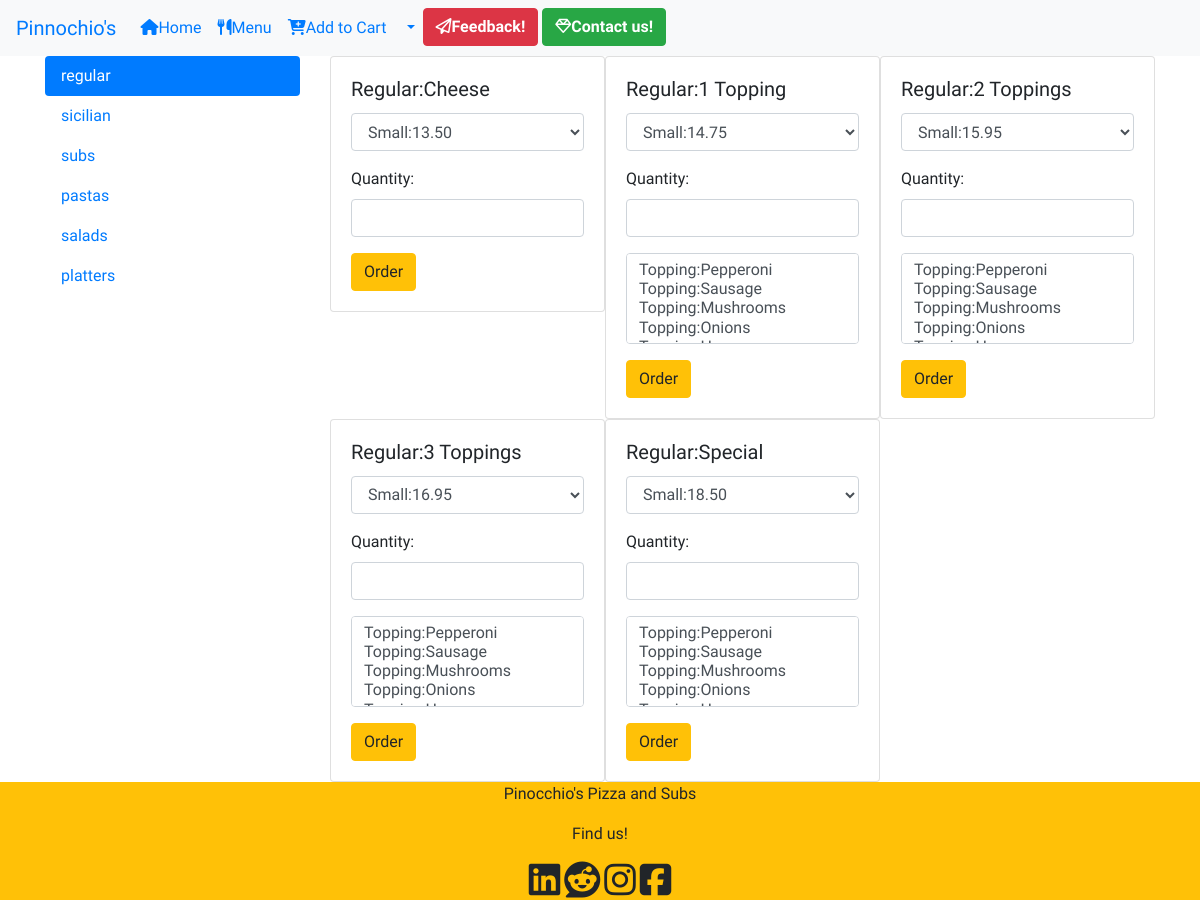
The app's page /menu/ with its own data.
### orders/models.py (models this page shows, shortened)
class RegularPizza(models.Model):
    pizza = models.ForeignKey(Category, on_delete=models.CASCADE, related_name="regularPrice")
    small = models.DecimalField(max_digits=5, decimal_places=2)
    large = models.DecimalField(max_digits=5, decimal_places=2)
    max_toppings = models.IntegerField(default=0)
    class Meta:
        verbose_name_plural="RegularPizza"

class Category(models.Model):
    categories = models.CharField(max_length=20, blank=True)
    class Meta:
        verbose_name_plural="Categories"

### orders/views.py (the view, shortened to what this page needs)
# urls.py: path('menu/', views.Menu, name="menu"),
def Menu(request):
    if request.method == 'GET':
        reg_pizza = RegularPizza.objects.all()
        sici_pizza = SicilianPizza.objects.all()
        toppings = Toppings.objects.all()
        subs = Subs.objects.all()
        extras = Extras.objects.all()
        pasta = Pastas.objects.all()
        salads = Salads.objects.all()
        platters = DinnerPlatters.objects.all()
        context = {
            "reg_pizzas":reg_pizza, #
            "sici_pizzas": sici_pizza, #
            "toppings": toppings,
            "subs": subs, #
            "extras": extras,
            "pastas":pasta,
            "salads":salads,
            "platters":platters, #
        }
        return render(request,"menu.html", context)

### orders/templates/menu.html (shortened to what this page needs)
{% extends "layout.html" %}
{% block content %}
<div class="container">
  <div class="row">
    <div class="col-3">
      <div class="nav flex-column nav-pills" id="v-pills-tab" role="tablist" aria-orientation="vertical">
        <a class="nav-link active" id="v-pills-regular-tab" data-toggle="pill" href="#v-pills-regular" role="tab" aria-controls="v-pills-regular" aria-selected="true">regular</a>
        <a class="nav-link" id="v-pills-sicilian-tab" data-toggle="pill" href="#v-pills-sicilian" role="tab" aria-controls="v-pills-sicilian" aria-selected="false">sicilian</a>
        <a class="nav-link" id="v-pills-subs-tab" data-toggle="pill" href="#v-pills-subs" role="tab" aria-controls="v-pills-subs" aria-selected="false">subs</a>
        <a class="nav-link" id="v-pills-pastas-tab" data-toggle="pill" href="#v-pills-pastas" role="tab" aria-controls="v-pills-pastas" aria-selected="false">pastas</a>
        <a class="nav-link" id="v-pills-salads-tab" data-toggle="pill" href="#v-pills-salads" role="tab" aria-controls="v-pills-salads" aria-selected="false">salads</a>
        <a class="nav-link" id="v-pills-platters-tab" data-toggle="pill" href="#v-pills-platters" role="tab" aria-controls="v-pills-platters" aria-selected="false">platters</a>
      </div>
    </div>
    <div class="col-9">
      <div class="tab-content" id="v-pills-tabContent">
        <div class="tab-pane fade show active" id="v-pills-regular" role="tabpanel" aria-labelledby="v-pills-regular-tab">
          <div class="row row-cols-4 no-gutters">
            {% for reg_pizza in reg_pizzas %}
            <div class="col-12 col-md-6 col-lg-4">
              <div class="card">
                  <div class="card-body">
                    <h5 class="card-title">Regular:{{reg_pizza.pizza.categories}}</h5>
                    <div class="form-group">
                      <select form="reg_pizza-{{reg_pizza.pk}}" class="form-control" name="price">
                        <option value="{{reg_pizza.small}}">Small:{{reg_pizza.small}}</option>
                      </select>
                    </div>
                    <div class="form-group">
                      <label for="quantity">Quantity: </label>
                      <input form="reg_pizza-{{reg_pizza.pk}}" type="number" class="form-control" id="quantity" name="quantity" required>
                    </div>
                    {% if reg_pizza.max_toppings != 0 %}
                    <div class="form-group">
                      <select form="reg_pizza-{{reg_pizza.pk}}" id="top_reg_pizza-{{reg_pizza.pk}}" class="form-control" name="toppings" multiple onchange="maxAllowedMultiselect(this, {{reg_pizza.max_toppings}})">
                        {% for topping in toppings %}
                        <option value="{{topping.pk}}">Topping:{{topping.topping}}</option>
                        {% endfor %}
                      </select>
                    </div>
                    {% endif %}
                    <form method="POST" id="reg_pizza-{{reg_pizza.pk}}">
                    <button type="submit" class="btn btn-warning">Order</button>
                    </form>
                  </div>
                </div>
            </div>
            {% endfor %}
          </div>
        </div>
      </div>
    </div>
  </div>
</div>
{% endblock %}

### orders/static/styles/style.css (style rules this page uses)
* { padding: 0; margin: 0; font-family: 'Hind Madurai', sans-serif; }

### records on screen
RegularPizza: pizza.categories "Cheese", price "Small:13.50"
RegularPizza: pizza.categories "1 Topping", price "Small:14.75", toppings "Topping:Pepperoni / Topping:Sausage / Topping:Mushrooms / Topping:Onions"
RegularPizza: pizza.categories "2 Toppings", price "Small:15.95", toppings "Topping:Pepperoni / Topping:Sausage / Topping:Mushrooms / Topping:Onions"
RegularPizza: pizza.categories "3 Toppings", price "Small:16.95", toppings "Topping:Pepperoni / Topping:Sausage / Topping:Mushrooms / Topping:Onions"
RegularPizza: pizza.categories "Special", price "Small:18.50", toppings "Topping:Pepperoni / Topping:Sausage / Topping:Mushrooms / Topping:Onions"
